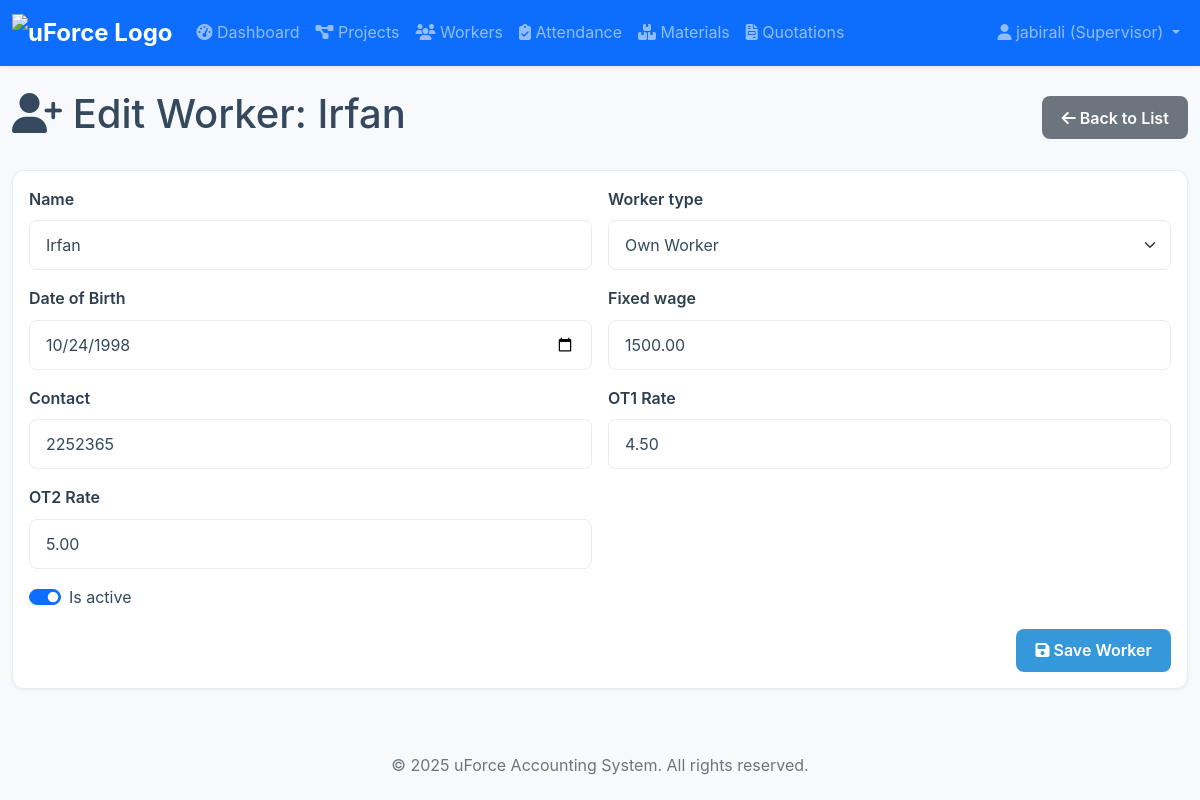
Screenshot of /workers/1/update/ (signed in) with the database file from the repository.
### accounts/models.py (models this page shows, shortened)
class CustomUser(AbstractUser):
    ROLE_CHOICES = (('admin', 'Admin'), ('owner', 'Company Owner'), ('supervisor', 'Supervisor'), ('foreman', 'Foreman'))
    role = models.CharField(max_length=20, choices=ROLE_CHOICES)
    phone = models.CharField(max_length=15, blank=True)

### workers/models.py (models this page shows, shortened)
class Worker(models.Model):
    WORKER_TYPES = (
        ('own', 'Own Worker'),
        ('outsourced', 'Outsourced Worker'),
    )
    name = models.CharField(max_length=100)
    worker_type = models.CharField(max_length=20, choices=WORKER_TYPES)
    group = models.ForeignKey(
        OutsourcedGroup,
        on_delete=models.SET_NULL,
        null=True,
        blank=True,
        related_name='members'
    )
    fixed_wage = models.DecimalField(max_digits=10, decimal_places=2, default=0, help_text="Monthly salary for 'Own' workers.")
    dob = models.DateField(verbose_name="Date of Birth", null=True, blank=True)
    daily_wage = models.DecimalField(max_digits=10, decimal_places=2, default=0, help_text="Daily wage for 'Outsourced' workers.")
    contact = models.CharField(max_length=15, blank=True)
    ot1_rate = models.DecimalField(max_digits=10, decimal_places=2, default=0, verbose_name="OT1 Rate", help_text="Overtime rate per hour for normal days.")
    ot2_rate = models.DecimalField(max_digits=10, decimal_places=2, default=0, verbose_name="OT2 Rate", help_text="Overtime rate per hour for holidays.")
    is_active = models.BooleanField(default=True)
    created_at = models.DateTimeField(auto_now_add=True, null=True)

### workers/views.py (the view)
# urls.py: path('<int:pk>/update/', views.worker_update_view, name='worker_update'),
@login_required
@user_passes_test(can_manage_projects)
def worker_update_view(request, pk):
    worker = get_object_or_404(Worker, pk=pk)
    if request.method == 'POST':
        form = WorkerForm(request.POST, instance=worker)
        if form.is_valid():
            form.save()
            messages.success(request, 'Worker updated successfully.')
            return redirect('worker_list')
    else:
        form = WorkerForm(instance=worker)
    return render(request, 'workers/add_worker.html', {'form': form, 'title': f'Edit Worker: {worker.name}'})

### workers/forms.py (shortened to what this page needs)
class WorkerForm(forms.ModelForm):
    new_group_name = forms.CharField(
        required=False,
        label="Or Create New Group Name",
        help_text="Fill this in if the group doesn't exist in the dropdown."
    )
    is_leader = forms.BooleanField(
        required=False,
        label="Set this worker as the leader of their group"
    )
    class Meta:
        model = Worker
        fields = [
            'name', 'worker_type', 'dob', 'group', 'contact',
            'fixed_wage', 'daily_wage', 'ot1_rate', 'ot2_rate', 'is_active'
        ]
        widgets = {
            'dob': forms.DateInput(attrs={'type': 'date'}),
        }
    def __init__(self, *args, **kwargs):
        super().__init__(*args, **kwargs)
        self.fields['group'].required = False

### accounts/templatetags/auth_extras.py (called while the page is built)
@register.filter(name='has_role')
def has_role(user, role_names):
    if not hasattr(user, 'role'):
        return False
    roles = [role.strip() for role in role_names.split(',')]
    return user.role in roles

### accounts/views.py (called while the page is built)
def can_manage_projects(user):
    return user.is_authenticated and user.role in ['admin', 'owner', 'supervisor']

### templates/workers/add_worker.html (shortened to what this page needs)
{% extends 'base.html' %}
{% load widget_tweaks %}
{% block content %}
<div class="d-flex justify-content-between align-items-center mb-4">
    <h1><i class="fas fa-user-plus"></i> {{ title }}</h1>
    <a href="{% url 'worker_list' %}" class="btn btn-secondary"><i class="fas fa-arrow-left"></i> Back to List</a>
</div>
<div class="card">
    <div class="card-body">
        <form method="post" class="row g-3">
            <div class="col-md-6">
                <label for="{{ form.name.id_for_label }}" class="form-label">{{ form.name.label }}</label>
                {% render_field form.name class="form-control" %}
            </div>
            <div class="col-md-6">
                <label for="{{ form.worker_type.id_for_label }}" class="form-label">{{ form.worker_type.label }}</label>
                {% render_field form.worker_type class="form-select" id="worker_type_select" %}
            </div>
            <div class="col-md-6" id="dob-field" style="display: none;">
                <label for="{{ form.dob.id_for_label }}" class="form-label">{{ form.dob.label }}</label>
                {% render_field form.dob class="form-control" %}
            </div>
            <div class="col-md-6" id="fixed-wage-field" style="display: none;">
                <label for="{{ form.fixed_wage.id_for_label }}" class="form-label">{{ form.fixed_wage.label }}</label>
                {% render_field form.fixed_wage class="form-control" type="number" step="0.01" %}
            </div>
            <div class="col-md-6">
                <label for="{{ form.contact.id_for_label }}" class="form-label">{{ form.contact.label }}</label>
                {% render_field form.contact class="form-control" %}
            </div>
            <div class="col-md-6">
                <label for="{{ form.ot1_rate.id_for_label }}" class="form-label">{{ form.ot1_rate.label }}</label>
                {% render_field form.ot1_rate class="form-control" type="number" step="0.01" %}
            </div>
            <div class="col-md-6">
                <label for="{{ form.ot2_rate.id_for_label }}" class="form-label">{{ form.ot2_rate.label }}</label>
                {% render_field form.ot2_rate class="form-control" type="number" step="0.01" %}
            </div>
            <div class="col-12">
                <div class="form-check form-switch">
                    {% render_field form.is_active class="form-check-input" %}
                    <label class="form-check-label" for="{{ form.is_active.id_for_label }}">{{ form.is_active.label }}</label>
                </div>
            </div>
            <div class="col-12 text-end">
                <button type="submit" class="btn btn-primary"><i class="fas fa-save"></i> Save Worker</button>
            </div>
        </form>
    </div>
</div>
{% endblock %}

### templates/base.html (shortened to what this page needs)
{% load static %}
{% load auth_extras %}
<!DOCTYPE html>
<html lang="en">
<head>
    <link href="{% static 'css/bootstrap.min.css' %}" rel="stylesheet">
    <link href="https://cdnjs.cloudflare.com/ajax/libs/font-awesome/6.1.1/css/all.min.css" rel="stylesheet">
    <link href="{% static 'css/styles.css' %}" rel="stylesheet">
</head>
<body>
    <nav class="navbar navbar-expand-lg navbar-dark bg-primary sticky-top">
        <div class="container-fluid">
            <a class="navbar-brand" href="{% url 'dashboard' %}">
                <img src="{% static 'images/logo.png' %}" alt="uForce Logo">
            </a>
            <div class="collapse navbar-collapse" id="mainNavbar">
                <ul class="navbar-nav me-auto mb-2 mb-lg-0">
                    <li class="nav-item"><a class="nav-link" href="{% url 'dashboard' %}"><i class="fas fa-tachometer-alt"></i> Dashboard</a></li>
                    <li class="nav-item"><a class="nav-link" href="{% url 'project_list' %}"><i class="fas fa-project-diagram"></i> Projects</a></li>
                    <li class="nav-item"><a class="nav-link" href="{% url 'worker_list' %}"><i class="fas fa-users"></i> Workers</a></li>
                    <li class="nav-item"><a class="nav-link" href="{% url 'attendance_list' %}"><i class="fas fa-clipboard-check"></i> Attendance</a></li>
                    <li class="nav-item"><a class="nav-link" href="{% url 'material_list' %}"><i class="fas fa-boxes-stacked"></i> Materials</a></li>
                    <li class="nav-item"><a class="nav-link" href="{% url 'quotation_list' %}"><i class="fas fa-file-invoice"></i> Quotations</a></li>
                </ul>
                <ul class="navbar-nav">
                    {% if user.is_authenticated %}
                    <li class="nav-item dropdown">
                        <a class="nav-link dropdown-toggle" href="#" id="userDropdown" role="button" data-bs-toggle="dropdown" aria-expanded="false">
                            <i class="fas fa-user"></i> {{ user.username }} ({{ user.get_role_display }})
                        </a>
                    </li>
                    {% else %}
                    <li class="nav-item"><a class="nav-link" href="{% url 'login' %}"><i class="fas fa-sign-in-alt"></i> Login</a></li>
                    {% endif %}
                </ul>
            </div>
        </div>
    </nav>
    <main class="container-fluid mt-4">
        {% block content %}{% endblock %}
    </main>
    <footer class="bg-light text-center text-muted mt-5 py-3">
        <div class="container-fluid">
            &copy; {% now "Y" %} uForce Accounting System. All rights reserved.
        </div>
    </footer>
</body>
</html>

### static/css/styles.css (style rules this page uses)
:root { --primary-color: #2c3e50; --secondary-color: #3498db; --success-color: #27ae60; --warning-color: #f39c12; --danger-color: #e74c3c; --info-color: #17a2b8; --light-color: #ecf0f1; --dark-color: #2c3e50; --body-bg: #f7f9fc; --card-bg: #ffffff; --text-color: #34495e; --border-color: #e9ecef; --shadow-color: rgba(44, 62, 80, 0.07); }
* { margin: 0; padding: 0; box-sizing: border-box; }
body { font-family: -apple-system, BlinkMacSystemFont, "Segoe UI", Roboto, "Helvetica Neue", Arial, sans-serif; background-color: var(--body-bg); line-height: 1.6; color: var(--text-color); -webkit-font-smoothing: antialiased; -moz-osx-font-smoothing: grayscale; }
a { color: var(--secondary-color); text-decoration: none; transition: color 0.2s ease-in-out; }
.navbar { box-shadow: 0 2px 4px var(--shadow-color); background-color: var(--card-bg); }
.navbar-brand { font-weight: 700; font-size: 1.5rem; }
.card { border: 1px solid var(--border-color); border-radius: 0.75rem; box-shadow: 0 1px 3px var(--shadow-color); transition: all 0.2s ease-in-out; margin-bottom: 1.5rem; background-color: var(--card-bg); }
.btn { border-radius: 0.5rem; font-weight: 600; padding: 0.6rem 1.2rem; transition: all 0.2s ease; border: none; }
.btn-primary { background-color: var(--secondary-color); color: white; }
.form-control, .form-select { border: 1px solid var(--border-color); border-radius: 0.5rem; padding: 0.75rem 1rem; transition: all 0.2s ease; background-color: var(--card-bg); color: var(--text-color); }
.form-label { font-weight: 600; margin-bottom: 0.5rem; color: var(--dark-color); }
footer { padding-top: 3rem; padding-bottom: 3rem; margin-top: auto; }

### templates/base.html (style rules this page uses)
.navbar-brand img { height: 40px; width: auto; }

### rows the page displays
CustomUser: username "jabirali", role "Supervisor"
Worker: name "Irfan", worker_type "Own Worker", dob "10/24/1998", fixed_wage "1500.00", contact "2252365", ot1_rate "4.50", ot2_rate "5.00", is_active "☑"

### other values shown
{{ title }} "Edit Worker: Irfan"
